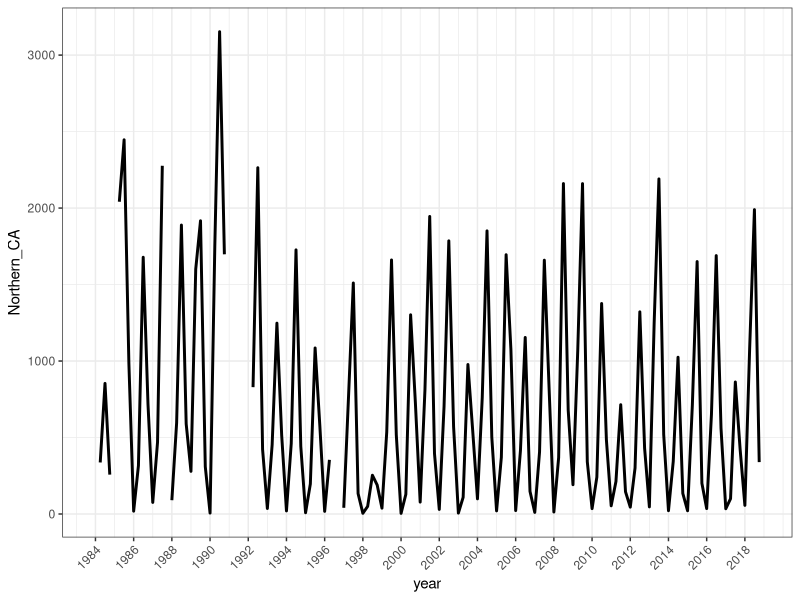
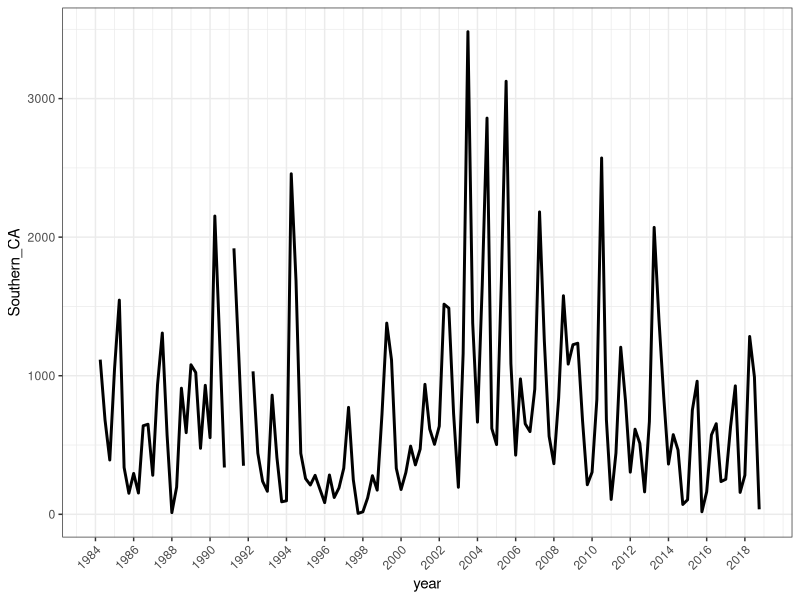
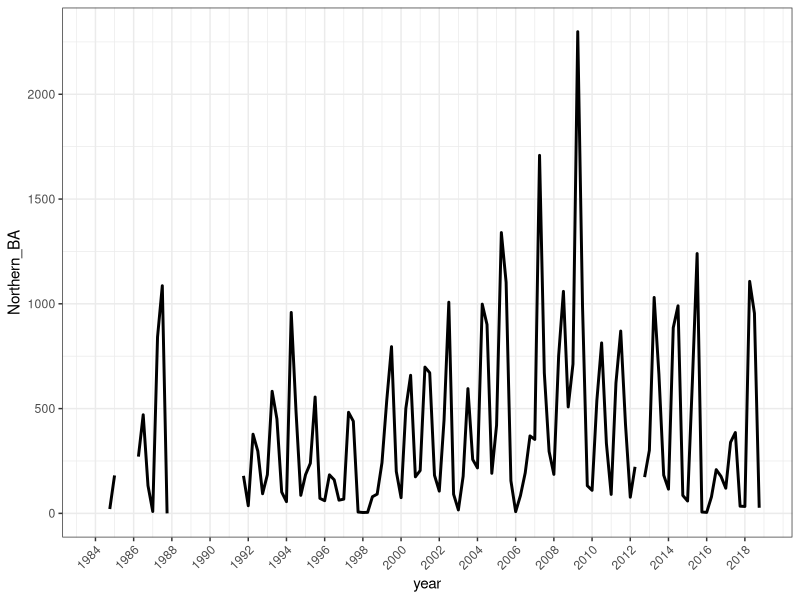
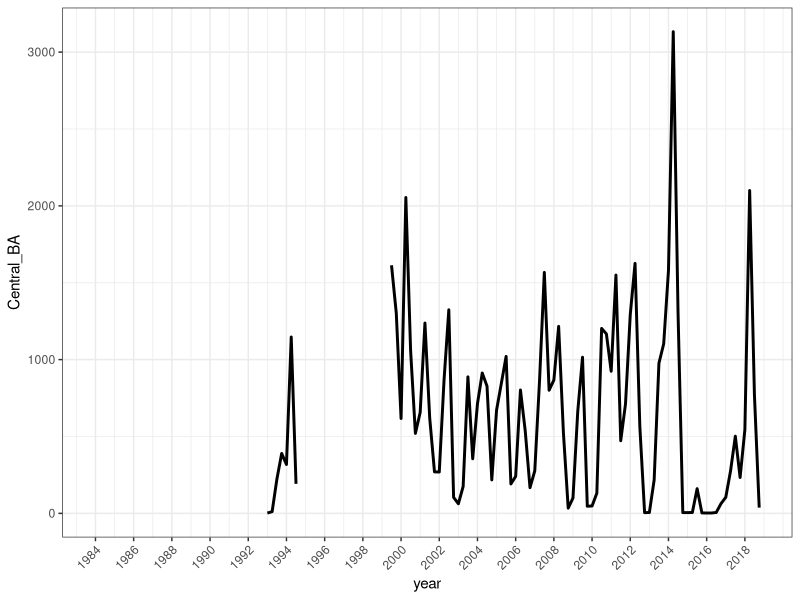

The R script that drew these images, in order:
###Written by -----Nur Arafeh Dalmau----2021
## The University of Queensland
##Paper in Communications Earth & Environment
  #In this code we plot the time series (dynamics) of giant kelp area for the 
  #past 35 years for each of the four regions in the Northeast Pacific Ocean

#Load packages

library (ggplot2)
library (tidyverse)

#Central California

dynamics_CC <- read.csv("Time_Series_Kelp.csv")


p1 <- ggplot(dynamics_CC, aes(x = year, y = Northern_CA)) +
  geom_path(size = 1) + 
 scale_x_continuous(breaks=seq(1984,2018.5,2)) + 
  theme_bw() +
  theme(axis.text.x = element_text(angle = 45, hjust=1)) 
  
p1
 
  
#Southern California


dynamics_SC <- read.csv("Time_Series_Kelp.csv") %>% select (year, month, day, Southern_CA)


p2 <- ggplot(dynamics_SC, aes(x = year, y = Southern_CA)) +
  geom_path(size = 1) + 
  scale_x_continuous(breaks=seq(1984,2018.5,2)) + 
  theme_bw() +
  theme(axis.text.x = element_text(angle = 45, hjust=1)) 

p2


#Northern Baja


dynamics_NBA <- read.csv("Time_Series_Kelp.csv") %>% select (year, month, day, Northern_BA)


p3 <- ggplot(dynamics_NBA, aes(x = year, y = Northern_BA)) +
  geom_path(size = 1) + 
  scale_x_continuous(breaks=seq(1984,2018.5,2)) + 
  theme_bw() +
  theme(axis.text.x = element_text(angle = 45, hjust=1)) 

p3


#Central Baja


dynamics_CBA <- read.csv("Time_Series_Kelp.csv") %>% select (year, month, day, Central_BA)


p4 <- ggplot(dynamics_CBA, aes(x = year, y = Central_BA)) +
  geom_path(size = 1) + 
  scale_x_continuous(breaks=seq(1984,2018.5,2)) + 
  theme_bw() +
  theme(axis.text.x = element_text(angle = 45, hjust=1)) 

p4
